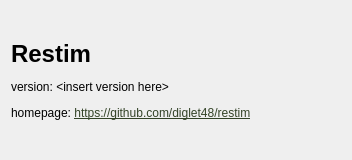
<?xml version="1.0" encoding="UTF-8"?>
<ui version="4.0">
 <class>AboutDialog</class>
 <widget class="QDialog" name="AboutDialog">
  <property name="geometry">
   <rect>
    <x>0</x>
    <y>0</y>
    <width>352</width>
    <height>160</height>
   </rect>
  </property>
  <property name="windowTitle">
   <string>Dialog</string>
  </property>
  <layout class="QVBoxLayout" name="verticalLayout">
   <item>
    <widget class="QLabel" name="label">
     <property name="text">
      <string>&lt;html&gt;&lt;head/&gt;&lt;body&gt;&lt;p&gt;&lt;span style=&quot; font-size:18pt; font-weight:700;&quot;&gt;Restim&lt;/span&gt;&lt;/p&gt;&lt;p&gt;version: &amp;lt;insert version here&amp;gt;&lt;/p&gt;&lt;p&gt;homepage: &lt;a href=&quot;https://github.com/diglet48/restim&quot;&gt;&lt;span style=&quot; text-decoration: underline; color:#334327;&quot;&gt;https://github.com/diglet48/restim&lt;/span&gt;&lt;/a&gt;&lt;/p&gt;&lt;/body&gt;&lt;/html&gt;</string>
     </property>
    </widget>
   </item>
  </layout>
 </widget>
 <resources/>
 <connections/>
</ui>
